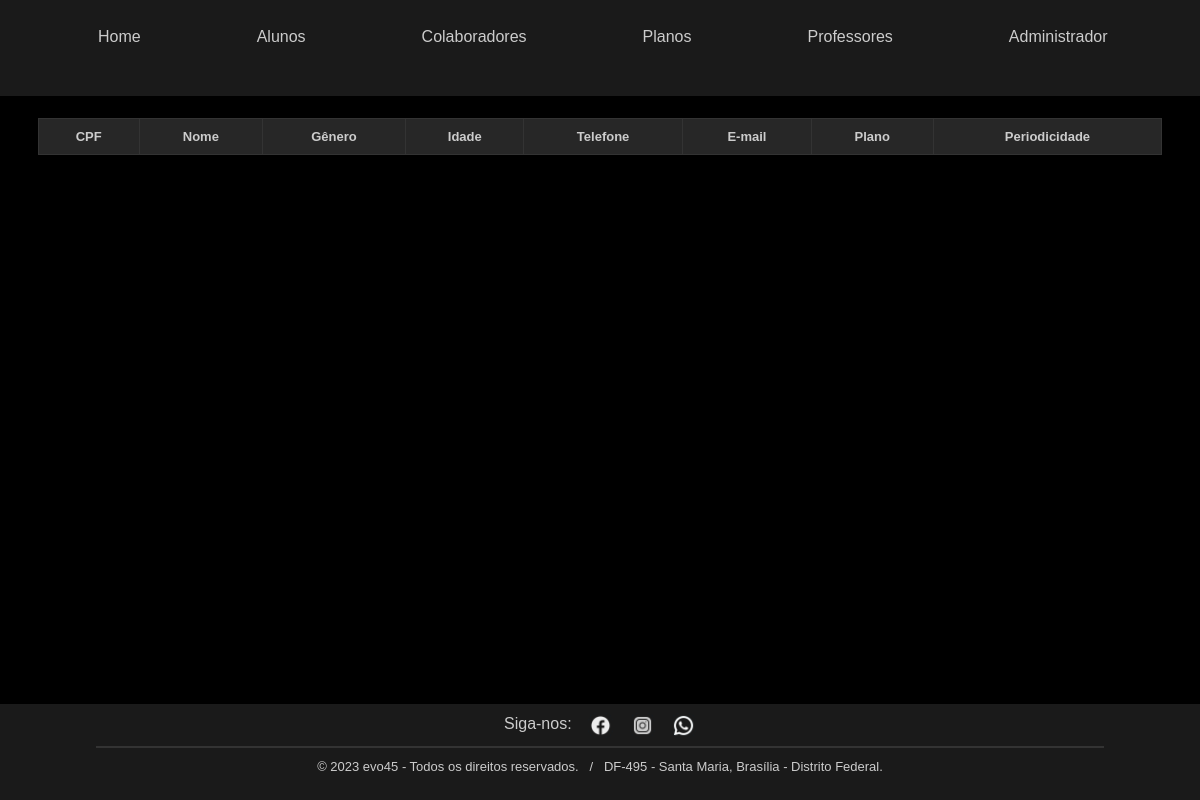
The app's page /php/alunos_lista.php, older data.
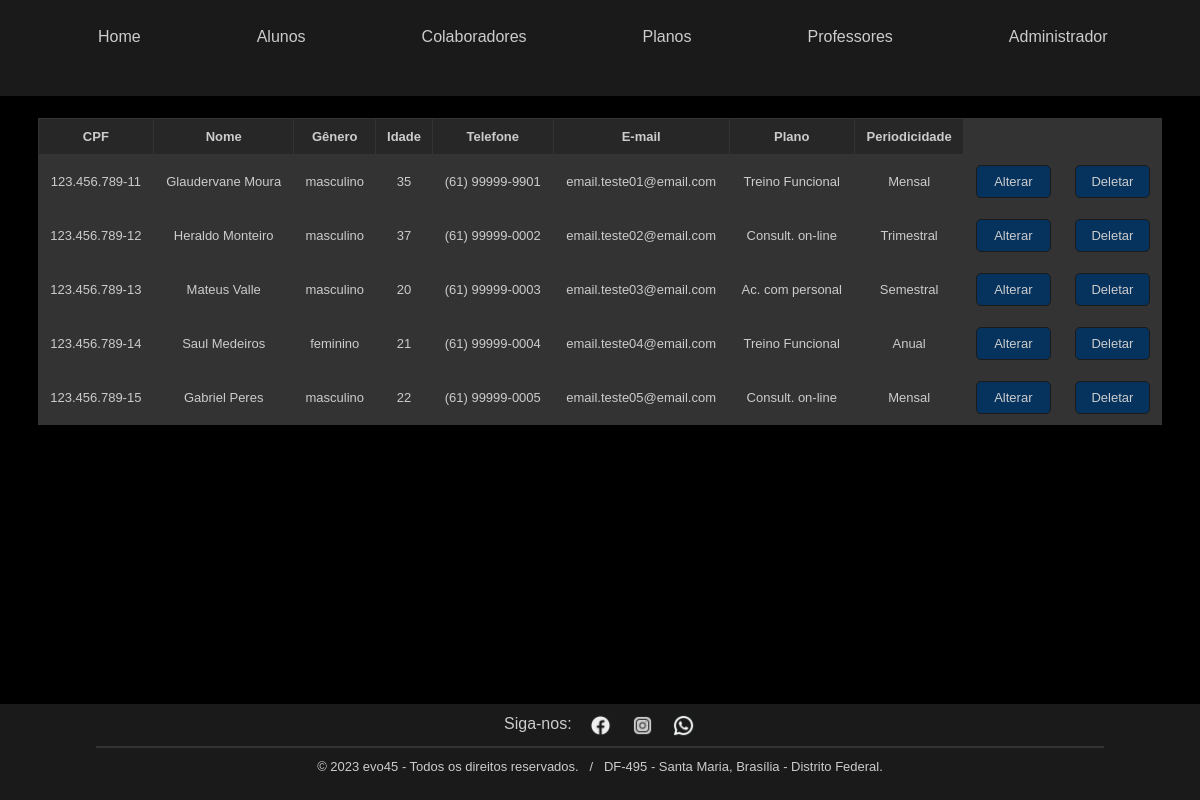
The same page, newer data.
### tables this page shows
CREATE TABLE `alunos` (
  `ID` int(2) NOT NULL AUTO_INCREMENT,
  `cpf` varchar(14) NOT NULL,
  `nom` varchar(60) NOT NULL,
  `gen` varchar(10) NOT NULL,
  `idd` int(2) NOT NULL,
  `tel` varchar(20) NOT NULL,
  `ema` varchar(40) NOT NULL,
  `pln` varchar(20) NOT NULL,
  `tmp` varchar(10) NOT NULL,
  PRIMARY KEY (`ID`)
);

### php/alunos_lista.php (the view, shortened to what this page needs)
<!DOCTYPE html>
<html lang="pt-br">
    <head>
		<?php
            include 'repetition.php';
            echo $head;
        ?>
    </head>
    <body>
		<?php echo $header;?>
        <?php
            $con=mysqli_connect("localhost","root","","evo45");
           $result = mysqli_query($con,"SELECT * FROM alunos");
        ?>
        <div class="table-container">
	   		<table>
		   		<thead>
		   			<th>CPF</th>
		   			<th>Nome</th>
		   			<th>Gênero</th>
                    <th>Idade</th>
		   			<th>Telefone</th>
		   			<th>E-mail</th>
		   			<th>Plano</th>
		   			<th>Periodicidade</th>
		   		</thead>
		       	<?php while($row = mysqli_fetch_array($result)){ ?>
					<tr style="text-align: center">
				   		<td><?php echo $row['cpf']; ?></td>
						<td><?php echo $row['nom']; ?></td>
						<td><?php echo $row['gen']; ?></td>
						<td><?php echo $row['idd']; ?></td>
			            <td><?php echo $row['tel']; ?></td>
			            <td><?php echo $row['ema']; ?></td>
				        <td><?php echo $row['pln']; ?></td>
				        <td><?php echo $row['tmp']; ?></td>
						<td>
							<form action="./aluno_form_alt.php" method="POST">
                                <button type="submit" name="btn_alt" value="ok">Alterar</button>
							</form>
						</td>
                        <td>
							<form action="./aluno_dlt.php" method="POST">
                                <button type="submit" name="btn_del" value="ok">Deletar</button>
							</form>
						</td>
					</tr>
				<?php }
		    	?>
	    	</table>
		</div>
        <?php echo $footer;?>
    </body>
</html>

### php/repetition.php
<?php
    $title="";
    $head="
    <head>
        <meta charset=\"UTF-8\">
        <meta http-equiv=\"X-UA-Compatible\" content=\"IE=edge\">
        <meta name=\"viewport\" content=\"width=device-width, initial-scale=1.0\">
        <title>$title</title>
        <link rel=\"stylesheet\" href=\"../css/evo45styles.css\">
    </head>";
    $header="
    <div class=\"header-container\">
        <header>
            <div class=\"navbar\">
                <ul>
                    <li class=\"menu-li\"><a href=\"../php/index.php\">Home</a></li>
                    <li class=\"menu-li\">
                        Alunos
                        <div class=\"dropdown-content\">
                            <a href=\"./alunos_lista.php\">Listar Alunos</a>
                            <a href=\"./aluno_form_cad.php\">Cadastrar Aluno(a)</a>
                        </div>
                    </li>
                    <li class=\"menu-li\">
                        Colaboradores
                        <div class=\"dropdown-content\">
                            <a href=\"./colabs_lista.php\">Listar Colaboradores</a>
                            <a href=\"./colab_form_cad.php\">Cadastrar Colaborador(a)</a>
                        </div>
                    </li>
                    <li class=\"menu-li\">
                        Planos
                        <div class=\"dropdown-content\">
                            <a href=\"./planos_lista.php\">Listar planos</a>
                            <a href=\"./plano_form_cad.php\">Cadastrar plano</a>
                        </div>
                    </li>
                    <li class=\"menu-li\">
                        Professores
                        <div class=\"dropdown-content\">
                            <a href=\"./profes_lista.php\">Listar Professores</a>
                            <a href=\"./profe_form_cad.php\">Cadastrar Professor(a)</a>
                        </div>
                    </li>
                    <li class=\"menu-li\">
                        Administrador
                        <div class=\"dropdown-content\">
                            <a href=\"./usuar_form_cad.php\">Solicitar acesso de administrador</a>
                        </div>
                    </li>
                </ul>
            </div>
        </header>
    </div>
    ";
    $footer="
        <footer>
        <div class=\"footer-sm\">
            Siga-nos:
                <a href=\"https://facebook.com\" target=\"_blank\">
                    <button class=\"facebook-btn\"></button>
                </a>
                <a href=\"https://instagram.com\" target=\"_blank\">
                    <button class=\"instagram-btn\"></button>
                </a>
                <a href=\"https://whatsapp.com\" target=\"_blank\">
                    <button class=\"whatsapp-btn\"></button>
                </a>
        </div>
        <hr>
        <div>
            <p>© 2023 evo45 - Todos os direitos reservados. &nbsp; / &nbsp;
            DF-495 - Santa Maria, Brasília - Distrito Federal.</p>
        </div>
        </footer>
    ";
?>

### css/evo45styles.css (style rules this page uses)
.header-container { background-color: #1a1a1a; width: 100%; height: 12%; position: fixed; top: 0; left: 0; right: 0; z-index: 100; }
header .navbar a { color: #cccccc; text-decoration: none; }
header .navbar ul { display: flex; flex-direction: row; align-items: center; }
header .navbar li { display: inline; margin-right: 5%; margin-left: 5%; margin-top: 1%; text-decoration: none; }
body { background-color: black; font-family: Arial, sans-serif; text-align: center; color: #cccccc; }
.table-container { margin-top: 10%; font-size: small; }
table { width: 95%; border-collapse: collapse; text-align: center; margin-left: auto; margin-right: auto; background-color: #333; }
thead { background-color: #272727; }
td, th { padding: 10px; border: 1px solid #333; }
button[type="submit"][name="btn_alt"][value="ok"], button[type="submit"][name="btn_del"][value="ok"] { margin: auto; font-size: small; width: 75px; height: 33px; }
form { display: flex; flex-direction: column; }
input, button { border-radius: 5px; text-align: center; width: 170px; padding: 8px; border: 1px solid #1a1a1a; font-size: 14px; }
button { background-color: #06335e; color: #cccccc; cursor: pointer; width: 189px; height: 35px; }
footer { background-color: #1a1a1a; position:fixed; left: 0; right: 0; bottom: 0; width: 100%; height: 12%; z-index: 2; font-size: medium; }
footer p { text-align: center; margin: 0; padding-top: 3px; font-size: small; }
.footer-sm { display: flex; justify-content:space-between; align-items: center; padding-top: 5px; margin-left: 42%; margin-right: 42%; }
footer button { border-radius: 8px; cursor: pointer; background-size: cover; background-repeat: no-repeat; background-position: center center; width: 25px; height: 25px; margin-top: 4px; }
.facebook-btn { background-image: url("../images/facebook-1.png"); }
.instagram-btn { background-image: url("../images/instagram-1.png"); }
.whatsapp-btn { background-image: url("../images/whatsapp-1.png"); }
footer hr { margin-left: 8%; margin-right: 8%; border: 1px solid #333; }

Row changes from the older to the newer data that the page shows:
added alunos: cpf "123.456.789-11", nom "Glaudervane Moura", gen "masculino", idd "35", tel "(61) 99999-9901", ema "email.teste01@email.com", pln "Treino Funcional", tmp "Mensal"
added alunos: cpf "123.456.789-12", nom "Heraldo Monteiro", gen "masculino", idd "37", tel "(61) 99999-0002", ema "email.teste02@email.com", pln "Consult. on-line", tmp "Trimestral"
added alunos: cpf "123.456.789-13", nom "Mateus Valle", gen "masculino", idd "20", tel "(61) 99999-0003", ema "email.teste03@email.com", pln "Ac. com personal", tmp "Semestral"
added alunos: cpf "123.456.789-14", nom "Saul Medeiros", gen "feminino", idd "21", tel "(61) 99999-0004", ema "email.teste04@email.com", pln "Treino Funcional", tmp "Anual"
added alunos: cpf "123.456.789-15", nom "Gabriel Peres", gen "masculino", idd "22", tel "(61) 99999-0005", ema "email.teste05@email.com", pln "Consult. on-line", tmp "Mensal"
